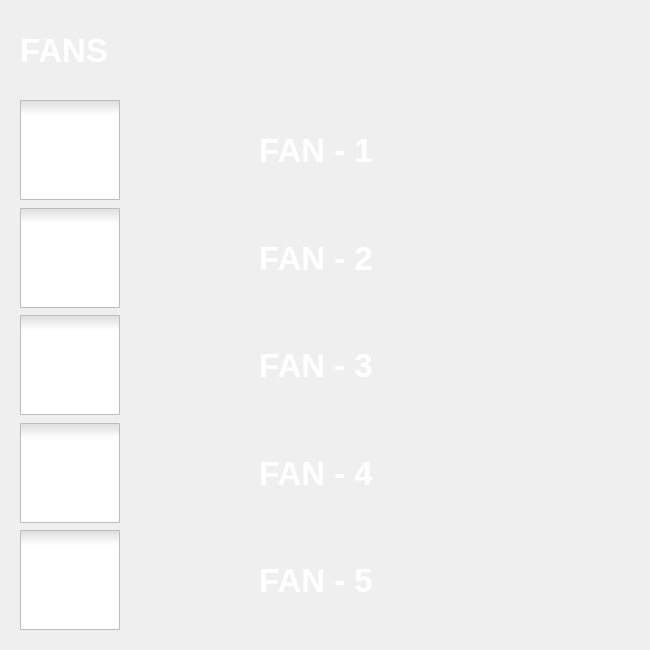
<?xml version="1.0" encoding="UTF-8"?>
<ui version="4.0">
 <class>Dialog3</class>
 <widget class="QDialog" name="Dialog3">
  <property name="windowModality">
   <enum>Qt::NonModal</enum>
  </property>
  <property name="geometry">
   <rect>
    <x>0</x>
    <y>0</y>
    <width>650</width>
    <height>650</height>
   </rect>
  </property>
  <property name="sizeIncrement">
   <size>
    <width>650</width>
    <height>500</height>
   </size>
  </property>
  <property name="windowTitle">
   <string>Dialog</string>
  </property>
  <property name="styleSheet">
   <string notr="true">#Dialog3{
border-image:url(:/images/top.jpg);}</string>
  </property>
  <property name="sizeGripEnabled">
   <bool>false</bool>
  </property>
  <property name="modal">
   <bool>false</bool>
  </property>
  <widget class="QLabel" name="label">
   <property name="geometry">
    <rect>
     <x>20</x>
     <y>20</y>
     <width>131</width>
     <height>61</height>
    </rect>
   </property>
   <property name="font">
    <font>
     <family>Segoe UI</family>
     <pointsize>25</pointsize>
     <italic>false</italic>
     <bold>true</bold>
    </font>
   </property>
   <property name="styleSheet">
    <string notr="true">font: 700 25pt &quot;Segoe UI&quot;;
color: white;</string>
   </property>
   <property name="text">
    <string>FANS</string>
   </property>
  </widget>
  <widget class="QWidget" name="gridLayoutWidget">
   <property name="geometry">
    <rect>
     <x>20</x>
     <y>100</y>
     <width>611</width>
     <height>531</height>
    </rect>
   </property>
   <layout class="QGridLayout" name="gridLayout">
    <item row="1" column="1">
     <widget class="QLabel" name="label_7">
      <property name="font">
       <font>
        <family>Segoe UI</family>
        <pointsize>25</pointsize>
        <italic>false</italic>
        <bold>true</bold>
       </font>
      </property>
      <property name="styleSheet">
       <string notr="true">font: 700 25pt &quot;Segoe UI&quot;;
color: white;</string>
      </property>
      <property name="text">
       <string>FAN - 2</string>
      </property>
      <property name="alignment">
       <set>Qt::AlignCenter</set>
      </property>
     </widget>
    </item>
    <item row="1" column="0">
     <widget class="QCheckBox" name="checkBox_2">
      <property name="sizePolicy">
       <sizepolicy hsizetype="Fixed" vsizetype="Preferred">
        <horstretch>0</horstretch>
        <verstretch>0</verstretch>
       </sizepolicy>
      </property>
      <property name="styleSheet">
       <string notr="true">QCheckBox::indicator{

width:100px;
height:100px

}
QCheckBox::indicator:checked{
border-image:url(&quot;:/images/switch-off.jpg&quot;);
}
QCheckBox::indicator:unchecked{
border-image:url(&quot;:/images/switch-on.jpg&quot;);
}</string>
      </property>
      <property name="text">
       <string/>
      </property>
     </widget>
    </item>
    <item row="0" column="1">
     <widget class="QLabel" name="label_8">
      <property name="font">
       <font>
        <family>Segoe UI</family>
        <pointsize>25</pointsize>
        <italic>false</italic>
        <bold>true</bold>
       </font>
      </property>
      <property name="styleSheet">
       <string notr="true">font: 700 25pt &quot;Segoe UI&quot;;
color: white;</string>
      </property>
      <property name="text">
       <string>FAN - 1</string>
      </property>
      <property name="alignment">
       <set>Qt::AlignCenter</set>
      </property>
     </widget>
    </item>
    <item row="1" column="2">
     <widget class="QLabel" name="label_3">
      <property name="sizePolicy">
       <sizepolicy hsizetype="Fixed" vsizetype="Preferred">
        <horstretch>0</horstretch>
        <verstretch>0</verstretch>
       </sizepolicy>
      </property>
      <property name="minimumSize">
       <size>
        <width>125</width>
        <height>0</height>
       </size>
      </property>
      <property name="styleSheet">
       <string notr="true">border-image: url(:/images/ceiling-fan.jpg);</string>
      </property>
      <property name="text">
       <string/>
      </property>
      <property name="alignment">
       <set>Qt::AlignLeading|Qt::AlignLeft|Qt::AlignTop</set>
      </property>
     </widget>
    </item>
    <item row="4" column="1">
     <widget class="QLabel" name="label_10">
      <property name="font">
       <font>
        <family>Segoe UI</family>
        <pointsize>25</pointsize>
        <italic>false</italic>
        <bold>true</bold>
       </font>
      </property>
      <property name="styleSheet">
       <string notr="true">font: 700 25pt &quot;Segoe UI&quot;;
color: white;</string>
      </property>
      <property name="text">
       <string>FAN - 5</string>
      </property>
      <property name="alignment">
       <set>Qt::AlignCenter</set>
      </property>
     </widget>
    </item>
    <item row="2" column="2">
     <widget class="QLabel" name="label_9">
      <property name="sizePolicy">
       <sizepolicy hsizetype="Fixed" vsizetype="Preferred">
        <horstretch>0</horstretch>
        <verstretch>0</verstretch>
       </sizepolicy>
      </property>
      <property name="minimumSize">
       <size>
        <width>125</width>
        <height>0</height>
       </size>
      </property>
      <property name="styleSheet">
       <string notr="true">border-image: url(:/images/ceiling-fan.jpg);</string>
      </property>
      <property name="text">
       <string/>
      </property>
      <property name="alignment">
       <set>Qt::AlignLeading|Qt::AlignLeft|Qt::AlignTop</set>
      </property>
     </widget>
    </item>
    <item row="3" column="0">
     <widget class="QCheckBox" name="checkBox_5">
      <property name="sizePolicy">
       <sizepolicy hsizetype="Fixed" vsizetype="Preferred">
        <horstretch>0</horstretch>
        <verstretch>0</verstretch>
       </sizepolicy>
      </property>
      <property name="styleSheet">
       <string notr="true">QCheckBox::indicator{

width:100px;
height:100px

}
QCheckBox::indicator:checked{
border-image:url(&quot;:/images/switch-off.jpg&quot;);
}
QCheckBox::indicator:unchecked{
border-image:url(&quot;:/images/switch-on.jpg&quot;);
}</string>
      </property>
      <property name="text">
       <string/>
      </property>
     </widget>
    </item>
    <item row="4" column="0">
     <widget class="QCheckBox" name="checkBox_4">
      <property name="sizePolicy">
       <sizepolicy hsizetype="Fixed" vsizetype="Preferred">
        <horstretch>0</horstretch>
        <verstretch>0</verstretch>
       </sizepolicy>
      </property>
      <property name="styleSheet">
       <string notr="true">QCheckBox::indicator{

width:100px;
height:100px

}
QCheckBox::indicator:checked{
border-image:url(&quot;:/images/switch-off.jpg&quot;);
}
QCheckBox::indicator:unchecked{
border-image:url(&quot;:/images/switch-on.jpg&quot;);
}</string>
      </property>
      <property name="text">
       <string/>
      </property>
     </widget>
    </item>
    <item row="0" column="0">
     <widget class="QCheckBox" name="checkBox_3">
      <property name="sizePolicy">
       <sizepolicy hsizetype="Fixed" vsizetype="Preferred">
        <horstretch>0</horstretch>
        <verstretch>0</verstretch>
       </sizepolicy>
      </property>
      <property name="styleSheet">
       <string notr="true">QCheckBox::indicator{

width:100px;
height:100px

}
QCheckBox::indicator:checked{
border-image:url(&quot;:/images/switch-off.jpg&quot;);
}
QCheckBox::indicator:unchecked{
border-image:url(&quot;:/images/switch-on.jpg&quot;);
}</string>
      </property>
      <property name="text">
       <string/>
      </property>
     </widget>
    </item>
    <item row="3" column="2">
     <widget class="QLabel" name="label_4">
      <property name="sizePolicy">
       <sizepolicy hsizetype="Fixed" vsizetype="Preferred">
        <horstretch>0</horstretch>
        <verstretch>0</verstretch>
       </sizepolicy>
      </property>
      <property name="minimumSize">
       <size>
        <width>125</width>
        <height>0</height>
       </size>
      </property>
      <property name="styleSheet">
       <string notr="true">border-image: url(:/images/ceiling-fan.jpg);</string>
      </property>
      <property name="text">
       <string/>
      </property>
      <property name="alignment">
       <set>Qt::AlignLeading|Qt::AlignLeft|Qt::AlignTop</set>
      </property>
     </widget>
    </item>
    <item row="4" column="2">
     <widget class="QLabel" name="label_11">
      <property name="sizePolicy">
       <sizepolicy hsizetype="Fixed" vsizetype="Preferred">
        <horstretch>0</horstretch>
        <verstretch>0</verstretch>
       </sizepolicy>
      </property>
      <property name="minimumSize">
       <size>
        <width>125</width>
        <height>0</height>
       </size>
      </property>
      <property name="styleSheet">
       <string notr="true">border-image: url(:/images/ceiling-fan.jpg);</string>
      </property>
      <property name="text">
       <string/>
      </property>
      <property name="alignment">
       <set>Qt::AlignLeading|Qt::AlignLeft|Qt::AlignTop</set>
      </property>
     </widget>
    </item>
    <item row="3" column="1">
     <widget class="QLabel" name="label_5">
      <property name="font">
       <font>
        <family>Segoe UI</family>
        <pointsize>25</pointsize>
        <italic>false</italic>
        <bold>true</bold>
       </font>
      </property>
      <property name="styleSheet">
       <string notr="true">font: 700 25pt &quot;Segoe UI&quot;;
color: white;</string>
      </property>
      <property name="text">
       <string>FAN - 4</string>
      </property>
      <property name="alignment">
       <set>Qt::AlignCenter</set>
      </property>
     </widget>
    </item>
    <item row="2" column="1">
     <widget class="QLabel" name="label_6">
      <property name="font">
       <font>
        <family>Segoe UI</family>
        <pointsize>25</pointsize>
        <italic>false</italic>
        <bold>true</bold>
       </font>
      </property>
      <property name="styleSheet">
       <string notr="true">font: 700 25pt &quot;Segoe UI&quot;;
color: white;</string>
      </property>
      <property name="text">
       <string>FAN - 3</string>
      </property>
      <property name="alignment">
       <set>Qt::AlignCenter</set>
      </property>
     </widget>
    </item>
    <item row="0" column="2">
     <widget class="QLabel" name="label_2">
      <property name="sizePolicy">
       <sizepolicy hsizetype="Fixed" vsizetype="Preferred">
        <horstretch>0</horstretch>
        <verstretch>0</verstretch>
       </sizepolicy>
      </property>
      <property name="minimumSize">
       <size>
        <width>125</width>
        <height>0</height>
       </size>
      </property>
      <property name="styleSheet">
       <string notr="true">border-image: url(:/images/ceiling-fan.jpg);</string>
      </property>
      <property name="text">
       <string/>
      </property>
      <property name="alignment">
       <set>Qt::AlignLeading|Qt::AlignLeft|Qt::AlignTop</set>
      </property>
     </widget>
    </item>
    <item row="2" column="0">
     <widget class="QCheckBox" name="checkBox_6">
      <property name="sizePolicy">
       <sizepolicy hsizetype="Fixed" vsizetype="Preferred">
        <horstretch>0</horstretch>
        <verstretch>0</verstretch>
       </sizepolicy>
      </property>
      <property name="styleSheet">
       <string notr="true">QCheckBox::indicator{

width:100px;
height:100px

}
QCheckBox::indicator:checked{
border-image:url(&quot;:/images/switch-off.jpg&quot;);
}
QCheckBox::indicator:unchecked{
border-image:url(&quot;:/images/switch-on.jpg&quot;);
}</string>
      </property>
      <property name="text">
       <string/>
      </property>
     </widget>
    </item>
   </layout>
  </widget>
 </widget>
 <resources/>
 <connections/>
</ui>
